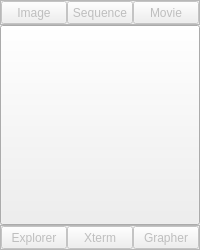
<?xml version="1.0" encoding="UTF-8"?>
<ui version="4.0">
 <class>preview</class>
 <widget class="QWidget" name="preview">
  <property name="geometry">
   <rect>
    <x>0</x>
    <y>0</y>
    <width>200</width>
    <height>250</height>
   </rect>
  </property>
  <property name="windowTitle">
   <string>Preview</string>
  </property>
  <layout class="QGridLayout" name="gridLayout">
   <property name="margin">
    <number>0</number>
   </property>
   <property name="spacing">
    <number>0</number>
   </property>
   <item row="0" column="0">
    <widget class="QFrame" name="qfButtonsUp">
     <property name="maximumSize">
      <size>
       <width>200</width>
       <height>16777215</height>
      </size>
     </property>
     <property name="frameShape">
      <enum>QFrame::StyledPanel</enum>
     </property>
     <layout class="QHBoxLayout" name="hlButtonsUp">
      <property name="spacing">
       <number>0</number>
      </property>
      <property name="margin">
       <number>0</number>
      </property>
      <item>
       <widget class="QPushButton" name="bImage">
        <property name="enabled">
         <bool>false</bool>
        </property>
        <property name="minimumSize">
         <size>
          <width>0</width>
          <height>0</height>
         </size>
        </property>
        <property name="maximumSize">
         <size>
          <width>1000</width>
          <height>1000</height>
         </size>
        </property>
        <property name="text">
         <string>Image</string>
        </property>
       </widget>
      </item>
      <item>
       <widget class="QPushButton" name="bSequence">
        <property name="enabled">
         <bool>false</bool>
        </property>
        <property name="minimumSize">
         <size>
          <width>0</width>
          <height>0</height>
         </size>
        </property>
        <property name="maximumSize">
         <size>
          <width>1000</width>
          <height>1000</height>
         </size>
        </property>
        <property name="text">
         <string>Sequence</string>
        </property>
       </widget>
      </item>
      <item>
       <widget class="QPushButton" name="bMovie">
        <property name="enabled">
         <bool>false</bool>
        </property>
        <property name="minimumSize">
         <size>
          <width>0</width>
          <height>0</height>
         </size>
        </property>
        <property name="maximumSize">
         <size>
          <width>1000</width>
          <height>1000</height>
         </size>
        </property>
        <property name="text">
         <string>Movie</string>
        </property>
       </widget>
      </item>
     </layout>
    </widget>
   </item>
   <item row="1" column="0">
    <widget class="QPushButton" name="bPreview">
     <property name="minimumSize">
      <size>
       <width>200</width>
       <height>200</height>
      </size>
     </property>
     <property name="maximumSize">
      <size>
       <width>200</width>
       <height>200</height>
      </size>
     </property>
     <property name="text">
      <string/>
     </property>
     <property name="iconSize">
      <size>
       <width>100</width>
       <height>100</height>
      </size>
     </property>
     <property name="checkable">
      <bool>true</bool>
     </property>
     <property name="flat">
      <bool>false</bool>
     </property>
    </widget>
   </item>
   <item row="2" column="0">
    <widget class="QFrame" name="qfButtonsDn">
     <property name="maximumSize">
      <size>
       <width>200</width>
       <height>16777215</height>
      </size>
     </property>
     <property name="frameShape">
      <enum>QFrame::StyledPanel</enum>
     </property>
     <layout class="QHBoxLayout" name="hlButtonsDn">
      <property name="spacing">
       <number>0</number>
      </property>
      <property name="margin">
       <number>0</number>
      </property>
      <item>
       <widget class="QPushButton" name="bExplorer">
        <property name="enabled">
         <bool>false</bool>
        </property>
        <property name="minimumSize">
         <size>
          <width>0</width>
          <height>0</height>
         </size>
        </property>
        <property name="maximumSize">
         <size>
          <width>1000</width>
          <height>1000</height>
         </size>
        </property>
        <property name="text">
         <string>Explorer</string>
        </property>
       </widget>
      </item>
      <item>
       <widget class="QPushButton" name="bXterm">
        <property name="enabled">
         <bool>false</bool>
        </property>
        <property name="minimumSize">
         <size>
          <width>0</width>
          <height>0</height>
         </size>
        </property>
        <property name="maximumSize">
         <size>
          <width>1000</width>
          <height>1000</height>
         </size>
        </property>
        <property name="text">
         <string>Xterm</string>
        </property>
       </widget>
      </item>
      <item>
       <widget class="QPushButton" name="bGrapher">
        <property name="enabled">
         <bool>false</bool>
        </property>
        <property name="minimumSize">
         <size>
          <width>0</width>
          <height>0</height>
         </size>
        </property>
        <property name="maximumSize">
         <size>
          <width>1000</width>
          <height>1000</height>
         </size>
        </property>
        <property name="text">
         <string>Grapher</string>
        </property>
       </widget>
      </item>
     </layout>
    </widget>
   </item>
  </layout>
 </widget>
 <resources/>
 <connections/>
</ui>
